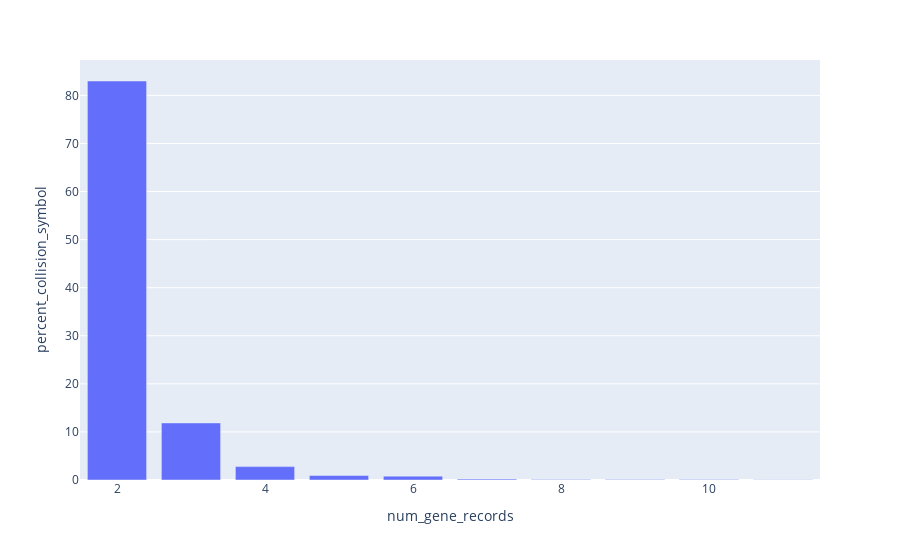

Here is the notebook cell this chart was saved with:
### Code cell
create_aa_collision_histogram(aa_collision_gene_ensg_df, "ENSG", ensg_aa_collision_count)

### Figure 1 — Plotly figure (JSON) as saved in the notebook; plotly's stock layout.template omitted (floating-point values rounded to 4 significant figures)
{"data": [{"alignmentgroup": "True", "hovertemplate": "num_gene_records=%{x}<br>percent_collision_symbol=%{y}<extra></extra>", "legendgroup": "", "marker": {"color": "#636efa", "pattern": {"shape": ""}}, "name": "", "offsetgroup": "", "orientation": "v", "showlegend": false, "textposition": "auto", "type": "bar", "x": [2, 3, 4, 5, 6, 7, 8, 9, 10, 11], "xaxis": "x", "y": [82.99, 11.87, 2.783, 0.9276, 0.804, 0.1855, 0.1237, 0.1237, 0.1237, 0.06184], "yaxis": "y"}], "layout": {"barmode": "relative", "legend": {"tracegroupgap": 0}, "margin": {"t": 60}, "xaxis": {"anchor": "y", "domain": [0, 1], "title": {"text": "num_gene_records"}}, "yaxis": {"anchor": "x", "domain": [0, 1], "title": {"text": "percent_collision_symbol"}}}}
